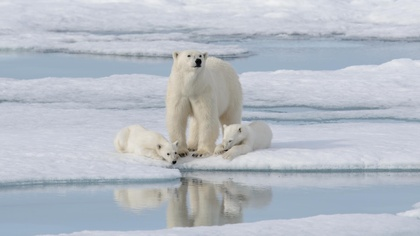
%> input picture Lab1 Point Image Processing, Spatial Filtering and Sharpening/Lab1 - Images/pbear.jpg, 420 x 236 px, shrunk from 2400 x 1350 before the run
$ octave main.m   (GNU Octave 9; MATLAB toolbox functions it lacks are replaced by stand-ins)
%> lines starting %> are read from the running program, lines starting %| are printed output that depends on the picture
%> further down, image is the input picture: size 236x420x3 uint8; mean R, G, B 181.4, 187.9, 197
### Lab1 Point Image Processing, Spatial Filtering and Sharpening/lab1linscale.m
function I_new = lab1linscale(img)

[row,col,ch] = size(img);
%> row = 236; col = 420; ch = 3

if(ch == 3) %if the image id rgb
    img = rgb2gray(img);
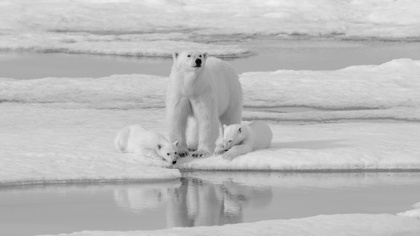
%> img: size 236x420 uint8; min 0, max 241, mean 187
end
img = double(img);
%> img: size 236x420 double

umin = min(img(:)); %converts matrix into a single row then returns the minimum pixel value. Alternatively can use min(min(img));
%> umin = 0
umax = max(img(:)); %converts matrix into a single row then returns the maximum pixel value. Alternatively can use max(max(img));
%> umax = 241

a = -umin;
%> a = 0
Gmax = 255.0;
b = Gmax / (umax - umin);
%> b = 1.06
I_new = b * (img-a);

%Display
figure;
subplot(2,2,1), imshow(uint8(img)), title('Original Image');
subplot(2,2,3), imshow(uint8(I_new)), title('Linear Scaled Image');
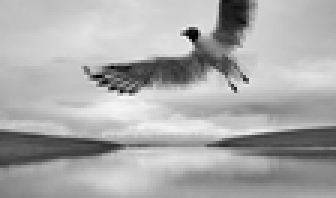
%> input picture Lab1 Point Image Processing, Spatial Filtering and Sharpening/Lab1 - Images/bird.png, 112 x 66 px, shrunk from 640 x 378 before the run (shown 3 times larger)
%> further down, ref_image is the input picture: size 66x112 uint8; min 0, max 248, mean 170.8
subplot(2,2,2), imhist(uint8(img)), title('Original Image Histogram');
subplot(2,2,4), imhist(uint8(I_new)), title('Linear Scaled Image Histogram');
end

### Lab1 Point Image Processing, Spatial Filtering and Sharpening/lab1condscale.m
function I_new = lab1condscale(img, img_ref)

[row,col,ch] = size(img);
if(ch == 3) %if the image is rgb
    img = rgb2gray(img);
end
img = double(img);

[row2,col2,ch2] = size(img_ref);
%> row2 = 66; col2 = 112; ch2 = 1
if(ch2 == 3) %if the image is rgb
    img_ref = rgb2gray(img_ref);
end
img_ref = double(img_ref);

meanOfReference = mean2(img_ref);
%> meanOfReference = 170.8
stdOfReference = std2(img_ref);
%> stdOfReference = 48.01
meanOfImage = mean2(img);
%> meanOfImage = 187
stdofImage = std2(img);
%> stdofImage = 22.87

a = meanOfReference * (stdofImage/stdOfReference) - meanOfImage;
%> a = -105.7
b = stdOfReference / stdofImage;
%> b = 2.1

I_new = b * (img + a);

%Displays
figure;

subplot(1,3,1), imshow(uint8(img)), title('Original Image'), xlabel({['Mean: ', num2str(meanOfImage)], ['Std: ', num2str(stdofImage)]});
subplot(1,3,2), imshow(uint8(img_ref)), title('Reference Image'), xlabel({['Mean: ', num2str(meanOfReference)], ['Std: ', num2str(stdOfReference)]});
subplot(1,3,3), imshow(uint8(I_new)), title('Output image'), xlabel({['Mean: ', num2str(mean2(I_new))], ['Std: ', num2str(std2(I_new))]});

end

### Lab1 Point Image Processing, Spatial Filtering and Sharpening/lab1locbox.m
function I_new = lab1locbox(I, W)
[row,col,ch] = size(I);

if(ch == 3) %if the image id rgb
    I = rgb2gray(I);
end

I = double(I);

I_new = zeros(size(I));

k = (W-1)/2;

for i = (k+1):(row -k -1)
    for j = (k+1):(col -k -1)

        sub_Img = I(i-k:i+k, j-k:j+k); % crops the image by window size centered at I(i,j).

        I_new(i,j) = sum(sum(sub_Img))  /  ((2*k+1)^2);
    end
end

figure;

subplot(1,2,1), imshow(uint8(I)), title('original grayscaled image');
subplot(1,2,2), imshow(uint8(I_new)), title('filtered image');


end

### Lab1 Point Image Processing, Spatial Filtering and Sharpening/lab1sharpen.m
function I_new = lab1sharpen(I, constant)

[row,col,ch] = size(I);

if(ch == 3) %if the image id rgb
    I = rgb2gray(I);
end

I = double(I);

I_smoothed = lab1locbox(I, 5);
I_new = I + constant*(I - I_smoothed);


%Display
figure;
subplot(1,2,1), imshow(uint8(I)), title('Original grayscaled Image');
subplot(1,2,2), imshow(uint8(I_new)), title('Sharpened Image');
end

### Lab1 Point Image Processing, Spatial Filtering and Sharpening/main.m
%% 1)Point Image Processing
% General linear transformation equation: "g(u) = b(u + a)"

clc;
clear;
close all;

image = imread('Lab1 - Images/pbear.jpg');

%% Linear scaling
lab1linscale(image);

%% Conditional scaling
ref_image = imread('Lab1 - Images/bird.png');
lab1condscale(image, ref_image);

%% Histogram Equalization
hisEq_image = histeq(image);
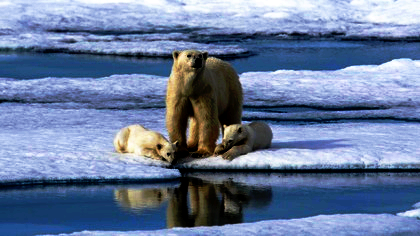
%> hisEq_image: size 236x420x3 uint8; mean R, G, B 104.2, 122.1, 155.9

subplot(2,2,1), imshow(image), title('Original Image');
subplot(2,2,3), imshow(hisEq_image), title('Histogram Equalised Image');
subplot(2,2,2), imhist(image), title('Original Image Histogram');
subplot(2,2,4), imhist(hisEq_image), title('Histogram Equalised Histogram');
%> after `title('Histogram Equalised Histogram')`:
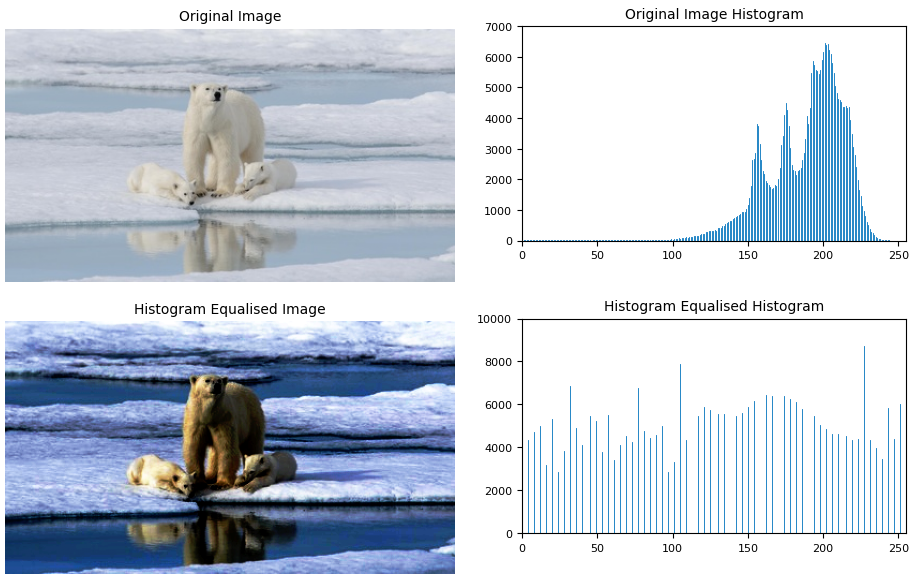
%> figure redrawn from the program's plot data, 4 panels

%% Local Mean Filter
image2 = imread("Lab1 - Images/child.png");
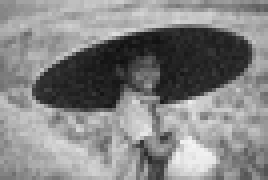
%> input picture Lab1 Point Image Processing, Spatial Filtering and Sharpening/Lab1 - Images/child.png, 67 x 45 px, shrunk from 384 x 256 before the run (shown 4 times larger)
%> image2 is the input picture: size 45x67 uint8; min 16, max 244, mean 132.6
lab1locbox(image2, 9);

%% Sharpening
image3 = imread('Lab1 - Images/bird.png');
lab1sharpen(image3, 10);
%> in lab1sharpen, `I_new = I + constant*(I - I_smoothed);`:
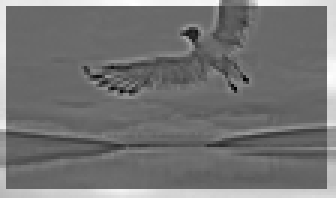
%> I_new: size 66x112 double (shown 3 times larger); min -1369, max 2431, mean 364.4; drawn with min black and max white
%> in lab1sharpen, `imshow(uint8(I_new))`:
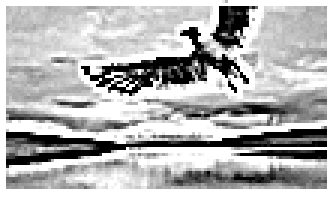
%> displayed picture: size 66x112, on the screen's scale of 0 to 255 (shown 3 times larger); min 0, max 255, mean 181
